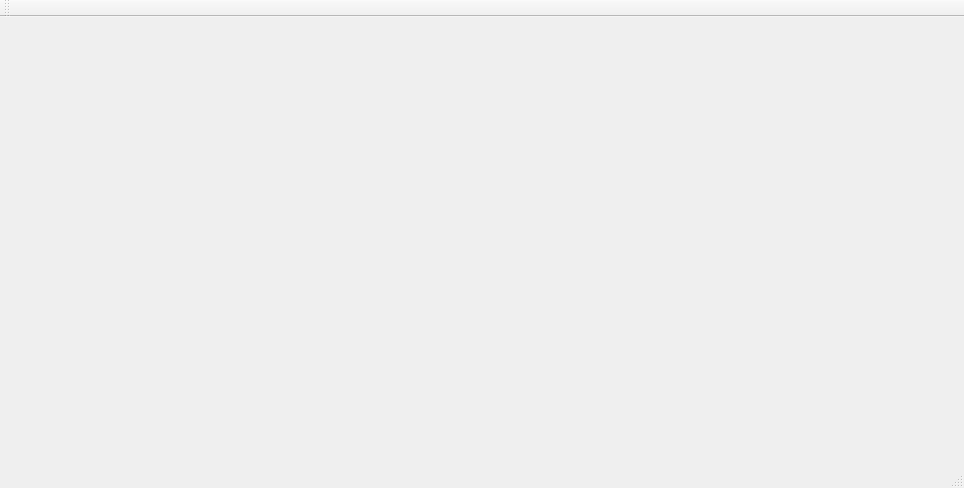
<?xml version="1.0" encoding="UTF-8"?>
<ui version="4.0">
 <class>MainWindow</class>
 <widget class="QMainWindow" name="MainWindow">
  <property name="geometry">
   <rect>
    <x>0</x>
    <y>0</y>
    <width>964</width>
    <height>488</height>
   </rect>
  </property>
  <property name="windowTitle">
   <string>HHT-VCTL</string>
  </property>
  <widget class="QWidget" name="centralWidget"/>
  <widget class="QMenuBar" name="menuBar">
   <property name="geometry">
    <rect>
     <x>0</x>
     <y>0</y>
     <width>964</width>
     <height>23</height>
    </rect>
   </property>
  </widget>
  <widget class="QToolBar" name="mainToolBar">
   <attribute name="toolBarArea">
    <enum>TopToolBarArea</enum>
   </attribute>
   <attribute name="toolBarBreak">
    <bool>false</bool>
   </attribute>
  </widget>
  <widget class="QStatusBar" name="statusBar"/>
 </widget>
 <layoutdefault spacing="6" margin="11"/>
 <resources/>
 <connections/>
</ui>
